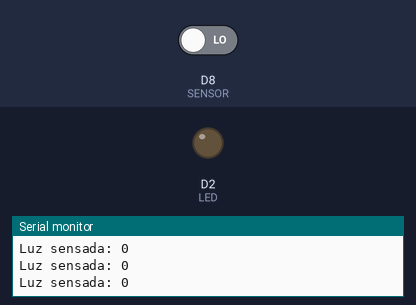
A sketch run on a simulated ESP8266 (NodeMCU). On the bench: output pins drawn as LEDs (lit = HIGH), the last lines printed to the serial monitor. Inputs (shaded band) come from the test bench; at power-on: D8 (SENSOR) LOW.

Above: at 1.8 s.
1.9 s: D8 (SENSOR) driven HIGH
At 3.2 s:
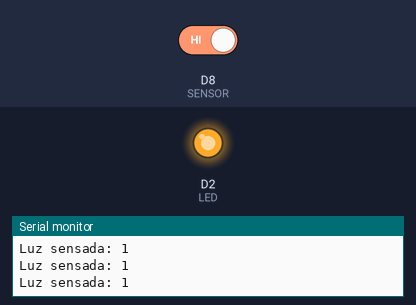
3.5 s: D8 (SENSOR) driven LOW
At 4.5 s:
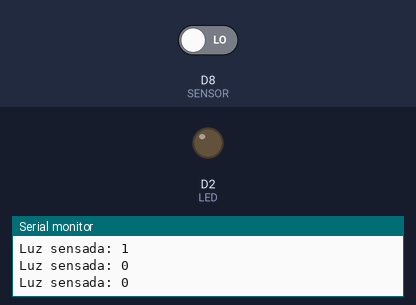
Timing chart, 0 to 6.5 s (numbered marks = the images above; inputs shaded):
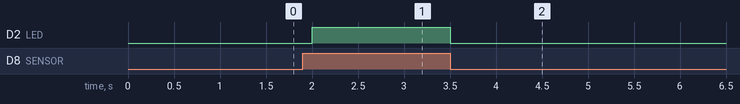

Measured:
- after the input at 1.9 s, D2 (LED): LOW → HIGH after 0.10 s
- after the input at 3.5 s, D2 (LED): HIGH → LOW at once

The sketch:

sensor_luz.ino
```cpp
#include <ESP8266WiFi.h>

#define LED D2
#define SENSOR D8


void setup() {
  pinMode(LED, OUTPUT);
  pinMode(SENSOR, INPUT);
  Serial.begin(115200);
}
void loop() {
  int value = digitalRead(SENSOR);
  Serial.println(String("Luz sensada: ") + value);
  digitalWrite(LED, value);
  delay(500);
}
```
